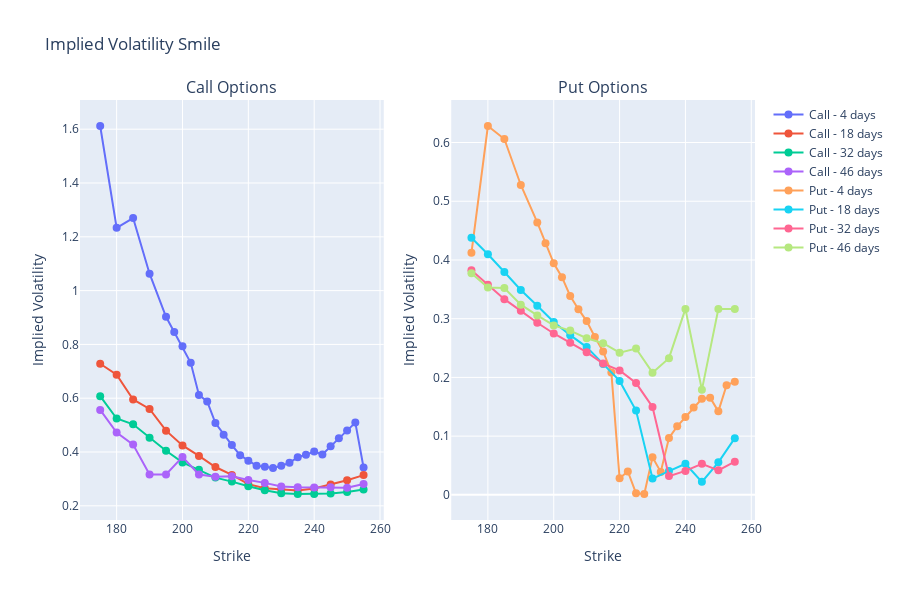

Notebook source saved alongside this figure:
### Markdown cell above
#### Volatility Smile Plot

### Code cell
sample_expirations = [options_data.index.levels[0][0], options_data.index.levels[0][2],
                      options_data.index.levels[0][4], options_data.index.levels[0][6]]

fig = make_subplots(rows=1, cols=2, subplot_titles=('Call Options', 'Put Options'))

# Plot calls
for expiry_date in sample_expirations:
    subset = options_data.loc[expiry_date, "Call"]["Implied Volatility"]

    fig.add_trace(go.Scatter(
        x=subset.index,
        y=subset.values,
        mode="markers+lines",
        name=f"Call - {expiry_date} days",
        line=dict(width=2),
        marker=dict(size=8)
    ), row=1, col=1)

# Plot puts
for expiry_date in sample_expirations:
    subset = options_data.loc[expiry_date, "Put"]["Implied Volatility"]

    fig.add_trace(go.Scatter(
        x=subset.index,
        y=subset.values,
        mode="markers+lines",
        name=f"Put - {expiry_date} days",
        line=dict(width=2),
        marker=dict(size=8)
    ), row=1, col=2)

fig.update_layout(
    title="Implied Volatility Smile",
    xaxis_title="Strike",
    yaxis_title="Implied Volatility",
    xaxis2_title="Strike",
    yaxis2_title="Implied Volatility",
    height=600,
)
fig.show()

### Figure 1 — Plotly figure (JSON) as saved in the notebook; plotly's stock layout.template omitted (floating-point values rounded to 4 significant figures)
{"data": [{"line": {"width": 2}, "marker": {"size": 8}, "mode": "markers+lines", "name": "Call - 4 days", "type": "scatter", "x": [175, 180, 185, 190, 195, 197.5, 200, 202.5, 205, 207.5, 210, 212.5, 215, 217.5, 220, 222.5, 225, 227.5, 230, 232.5, 235, 237.5, 240, 242.5, 245, 247.5, 250, 252.5, 255], "xaxis": "x", "y": [1.612, 1.233, 1.27, 1.063, 0.9028, 0.8458, 0.7934, 0.7315, 0.612, 0.5879, 0.5078, 0.4645, 0.4258, 0.3881, 0.3673, 0.3488, 0.3454, 0.3402, 0.3487, 0.3597, 0.3808, 0.3896, 0.4016, 0.3907, 0.4211, 0.451, 0.4803, 0.5093, 0.3424], "yaxis": "y"}, {"line": {"width": 2}, "marker": {"size": 8}, "mode": "markers+lines", "name": "Call - 18 days", "type": "scatter", "x": [175, 180, 185, 190, 195, 200, 205, 210, 215, 220, 225, 230, 235, 240, 245, 250, 255], "xaxis": "x", "y": [0.7281, 0.6876, 0.5953, 0.56, 0.4793, 0.4245, 0.3855, 0.3443, 0.3146, 0.2806, 0.2651, 0.2611, 0.2572, 0.2647, 0.279, 0.2953, 0.3141], "yaxis": "y"}, {"line": {"width": 2}, "marker": {"size": 8}, "mode": "markers+lines", "name": "Call - 32 days", "type": "scatter", "x": [175, 180, 185, 190, 195, 200, 205, 210, 215, 220, 225, 230, 235, 240, 245, 250, 255], "xaxis": "x", "y": [0.6077, 0.5246, 0.5031, 0.4527, 0.4047, 0.3613, 0.3343, 0.3048, 0.29, 0.2726, 0.2582, 0.2463, 0.244, 0.2439, 0.2457, 0.2512, 0.2609], "yaxis": "y"}, {"line": {"width": 2}, "marker": {"size": 8}, "mode": "markers+lines", "name": "Call - 46 days", "type": "scatter", "x": [175, 180, 185, 190, 195, 200, 205, 210, 215, 220, 225, 230, 235, 240, 245, 250, 255], "xaxis": "x", "y": [0.5563, 0.4725, 0.4277, 0.3166, 0.3166, 0.3817, 0.3166, 0.3078, 0.3101, 0.2961, 0.2852, 0.2717, 0.2688, 0.2679, 0.2687, 0.2672, 0.2809], "yaxis": "y"}, {"line": {"width": 2}, "marker": {"size": 8}, "mode": "markers+lines", "name": "Put - 4 days", "type": "scatter", "x": [175, 180, 185, 190, 195, 197.5, 200, 202.5, 205, 207.5, 210, 212.5, 215, 217.5, 220, 222.5, 225, 227.5, 230, 232.5, 235, 237.5, 240, 242.5, 245, 247.5, 250, 252.5, 255], "xaxis": "x2", "y": [0.4121, 0.6281, 0.606, 0.5277, 0.4639, 0.4286, 0.3943, 0.3707, 0.3388, 0.3162, 0.2959, 0.2687, 0.2443, 0.2084, 0.02845, 0.03997, 0.002766, 0.001478, 0.06421, 0.03915, 0.09699, 0.1167, 0.1325, 0.1487, 0.1636, 0.1655, 0.1422, 0.1868, 0.1927], "yaxis": "y2"}, {"line": {"width": 2}, "marker": {"size": 8}, "mode": "markers+lines", "name": "Put - 18 days", "type": "scatter", "x": [175, 180, 185, 190, 195, 200, 205, 210, 215, 220, 225, 230, 235, 240, 245, 250, 255], "xaxis": "x2", "y": [0.4379, 0.4097, 0.3795, 0.349, 0.3222, 0.2945, 0.2719, 0.2517, 0.223, 0.1941, 0.1436, 0.02781, 0.0405, 0.05297, 0.02215, 0.05534, 0.09654], "yaxis": "y2"}, {"line": {"width": 2}, "marker": {"size": 8}, "mode": "markers+lines", "name": "Put - 32 days", "type": "scatter", "x": [175, 180, 185, 190, 195, 200, 205, 210, 215, 220, 225, 230, 235, 240, 245, 250, 255], "xaxis": "x2", "y": [0.3826, 0.3579, 0.3332, 0.3134, 0.2931, 0.2748, 0.2589, 0.2429, 0.2235, 0.212, 0.1904, 0.1496, 0.03193, 0.04084, 0.05279, 0.04181, 0.05645], "yaxis": "y2"}, {"line": {"width": 2}, "marker": {"size": 8}, "mode": "markers+lines", "name": "Put - 46 days", "type": "scatter", "x": [175, 180, 185, 190, 195, 200, 205, 210, 215, 220, 225, 230, 235, 240, 245, 250, 255], "xaxis": "x2", "y": [0.3776, 0.3531, 0.3523, 0.3239, 0.3056, 0.2885, 0.2797, 0.2667, 0.2582, 0.242, 0.2492, 0.2081, 0.2328, 0.3166, 0.1788, 0.3166, 0.3166], "yaxis": "y2"}], "layout": {"annotations": [{"font": {"size": 16}, "showarrow": false, "text": "Call Options", "x": 0.225, "xanchor": "center", "xref": "paper", "y": 1, "yanchor": "bottom", "yref": "paper"}, {"font": {"size": 16}, "showarrow": false, "text": "Put Options", "x": 0.775, "xanchor": "center", "xref": "paper", "y": 1, "yanchor": "bottom", "yref": "paper"}], "height": 600, "title": {"text": "Implied Volatility Smile"}, "xaxis": {"anchor": "y", "domain": [0, 0.45], "title": {"text": "Strike"}}, "xaxis2": {"anchor": "y2", "domain": [0.55, 1], "title": {"text": "Strike"}}, "yaxis": {"anchor": "x", "domain": [0, 1], "title": {"text": "Implied Volatility"}}, "yaxis2": {"anchor": "x2", "domain": [0, 1], "title": {"text": "Implied Volatility"}}}}
